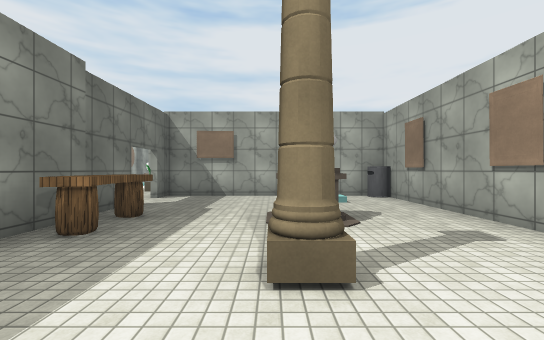
View 1 (above)

24 first-person views from a walk through a 3-D level made in the Unity game engine. The camera is 1.5 m above the floor, looks level and sees 90° across. The floor is counted in squares, 2 m on a side. Each view is taken from the middle of a square. On the plan, view 1 faces up. The plan holds only what a view shows up to about 10 squares ahead; the rest is blank. The place goes on beyond the plan. The player character is not drawn. Surface patterns are stand-ins for the level's own textures.

View 2
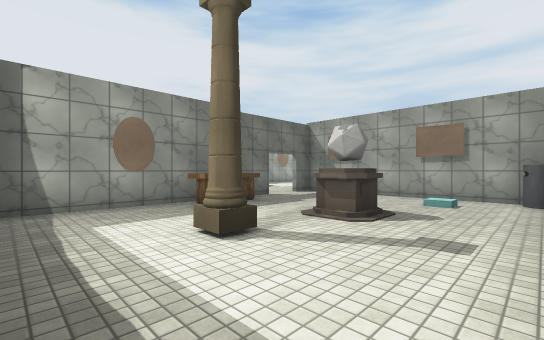

View 3
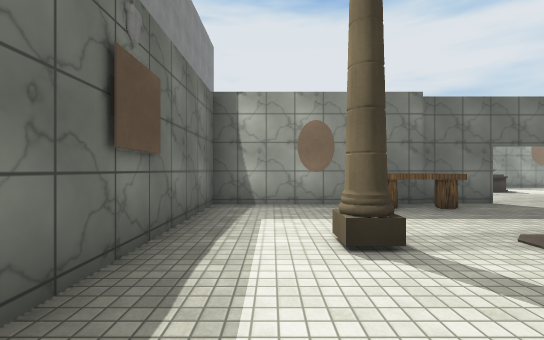

View 4
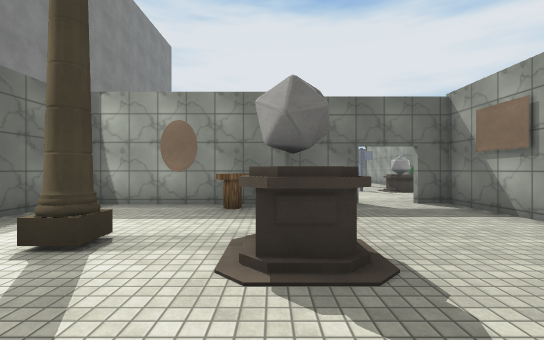

View 5
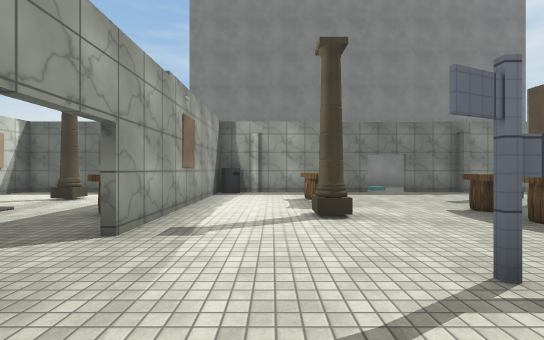

View 6
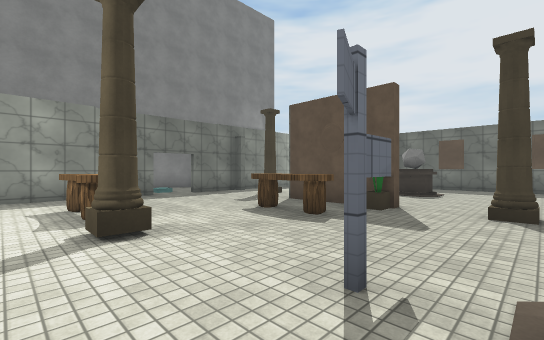

View 7
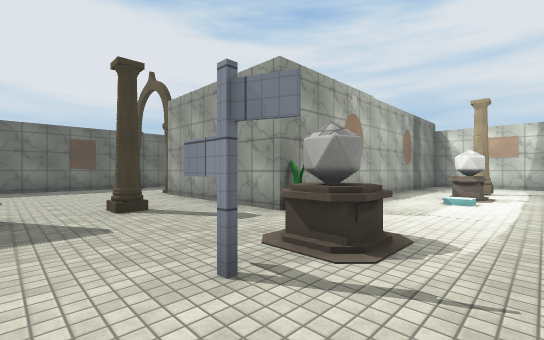

View 8
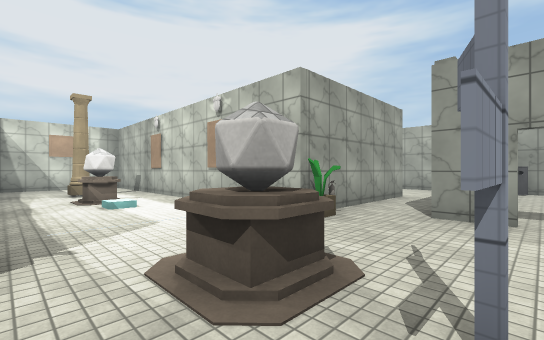

View 9
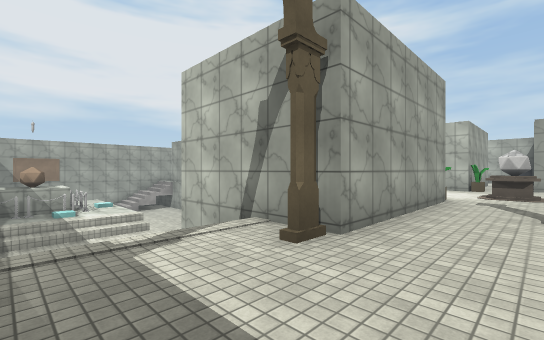

View 10
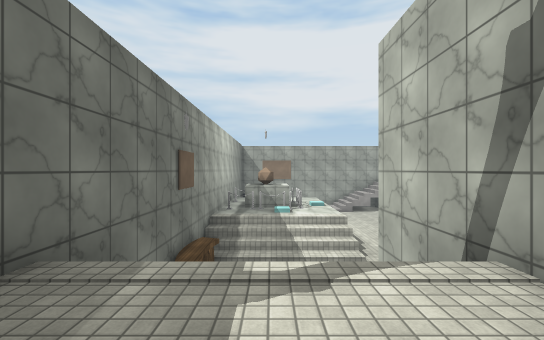

View 11
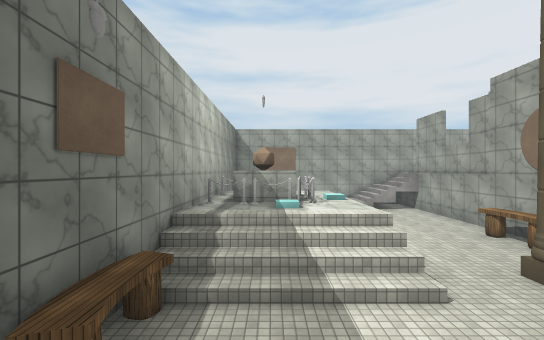

View 12
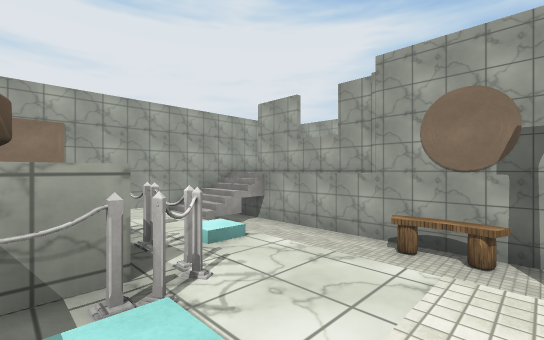

View 13
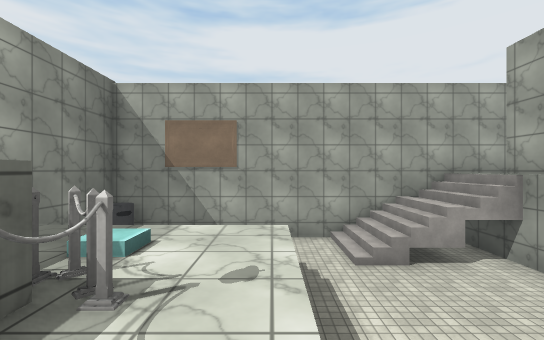

View 14
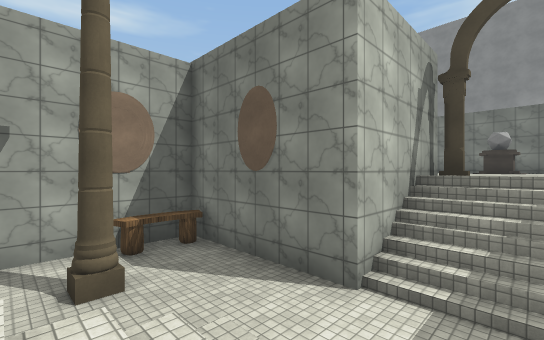

View 15
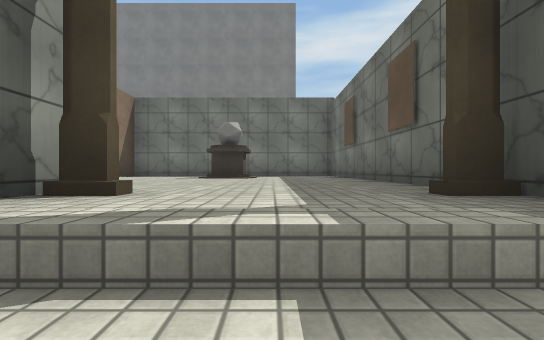

View 16
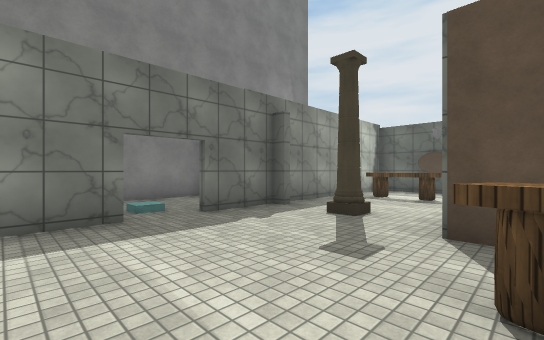

View 17
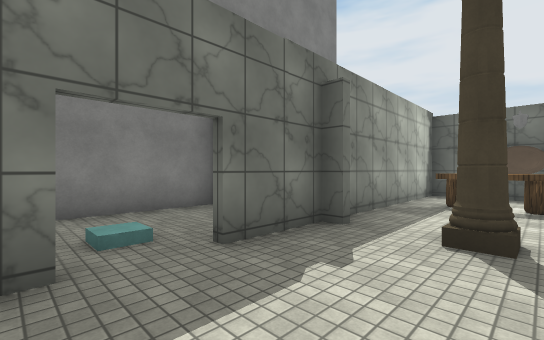

View 18
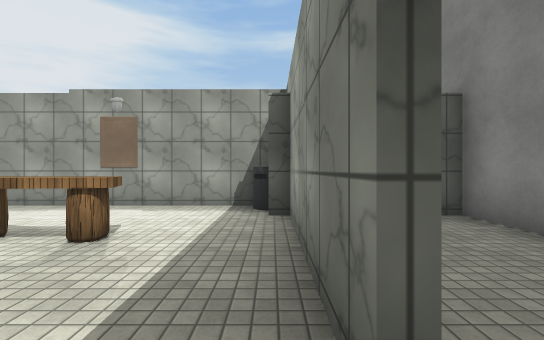

View 19
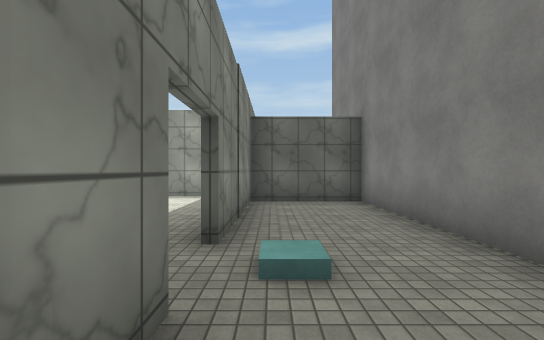

View 20
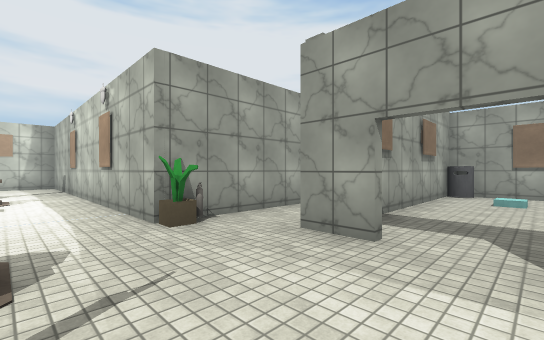

View 21
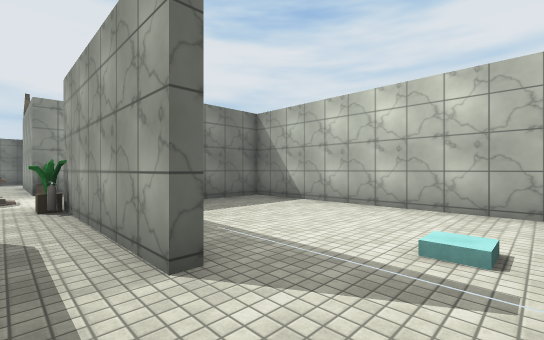

View 22
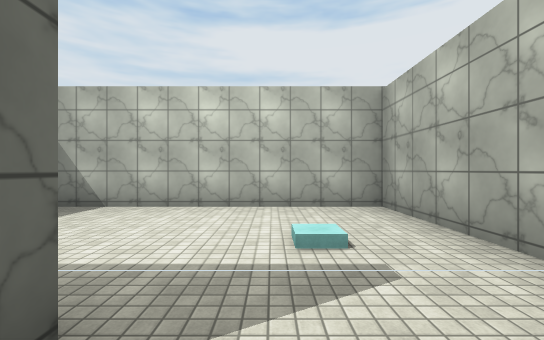

View 23
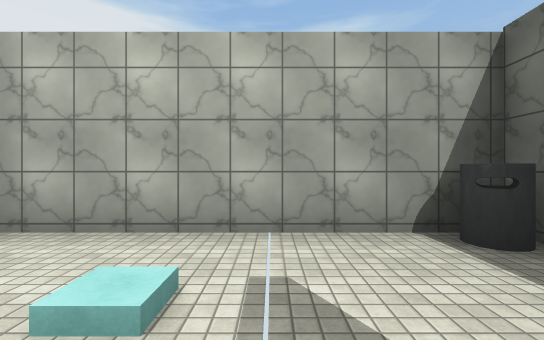

View 24
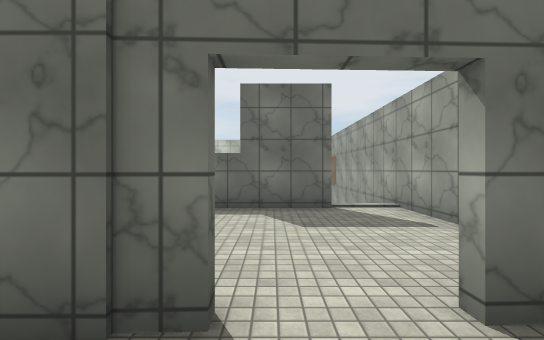

### Floor plan
Key: @ floor where view 1 was taken; # wall or solid block; . main floor; - floor 1.25 m lower than the main floor; _ floor 3 m lower than the main floor; / step, stairs or slope; v drop or lower ground; P plant; B bin; C column; E fire extinguisher; A barrier; O other object.
Columns run from 17 left of view 1 to 4 right of it. Each row starts with its distance up from view 1.
 26 v##########
 25 #B  __///...##
 24 #   /_//#.....
 23 #////___#......
 22 #-/--___#... #
 21 #OAA- __#
 20 ##OA/ __######
 19 #AAA-___O....#
 18 #-/--___O....#
 17 #////___#....#
 16 #////_#_#..C.#
 15 O_______O....########
 14 # ______O..O.#.......#
 13 # //#####....#.......#
 12 # //#   #....#.......#
 11 #///#   #....#.......#
 10 #../#####P..PE####...#
  9 #.........OO........B
  8 #.....C...O...######B
  7 #....................#
  6 #......P.............#
  5 #..O..#.O..C..#......#
  4 #.....#.O.....#O.O#..#
  3 #######....O..#O.....#
  2 #.O...C....O..#..C...#
  1 #.O...........#......#
  0 #....###.####B#..@...#
 -1 ######../....# ######
 -2       .......#
 -3      #.......#
 -4      #########

Where each view was taken, in squares from view 1:
view 1: 0 up, 0 right, facing up
view 2: 0 up, 3 right, facing up-left
view 3: 1 up, 3 right, facing left
view 4: 4 up, 3 right, facing left
view 5: 9 up, 5 left, facing down
view 6: 8 up, 5 left, facing down-left
view 7: 6 up, 5 left, facing up-left
view 8: 7 up, 8 left, facing up-right
view 9: 8 up, 16 left, facing up-right
view 10: 9 up, 15 left, facing up
view 11: 12 up, 15 left, facing up
view 12: 17 up, 15 left, facing up-right
view 13: 19 up, 13 left, facing up
view 14: 17 up, 15 left, facing down-right
view 15: 12 up, 15 left, facing down
view 16: 4 up, 7 left, facing down-left
view 17: 2 up, 8 left, facing down-left
view 18: 0 up, 9 left, facing right
view 19: 1 down, 11 left, facing right
view 20: 6 up, 6 left, facing up-right
view 21: 9 up, 2 right, facing up-left
view 22: 9 up, 1 right, facing up
view 23: 11 up, 0 right, facing right
view 24: 23 up, 3 left, facing left
